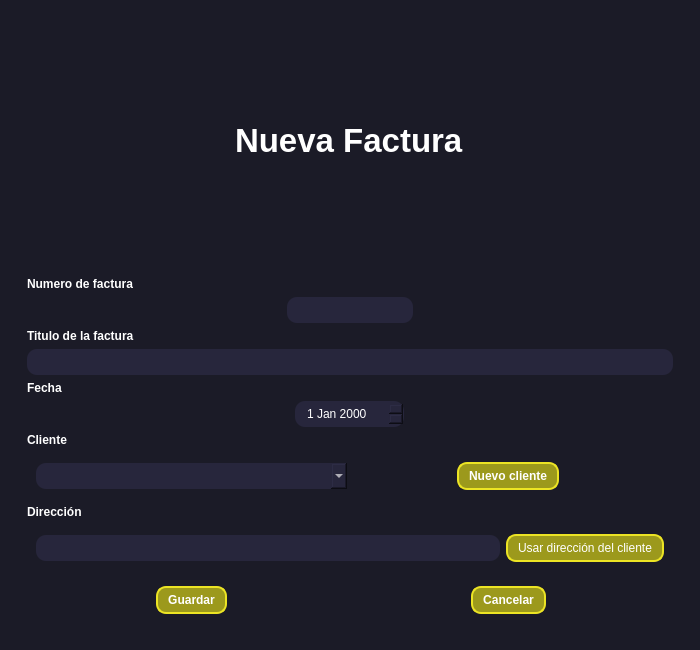
<?xml version="1.0" encoding="UTF-8"?>
<ui version="4.0">
 <class>NewInvoiceWindow</class>
 <widget class="QWidget" name="NewInvoiceWindow">
  <property name="geometry">
   <rect>
    <x>0</x>
    <y>0</y>
    <width>700</width>
    <height>650</height>
   </rect>
  </property>
  <property name="windowTitle">
   <string>Nueva Factura</string>
  </property>
  <property name="styleSheet">
   <string notr="true">*{
	border: none;
	background-color: transparent;
	background: transparent;
	padding: 0;
	margin: 0;
	color: #fff;
}

#centralwidget{
	background-color: #1b1b27;
}
QPushButton{
	text-align: left;
	padding: 5px 10px;
	border-top-left-radius: 10px;
	border-bottom-left-radius: 10px;
}
QLineEdit, QDateEdit, QComboBox, #btn_date{
	padding: 5px 10px;
	border-radius: 10px;
	background-color: #27263c;
}

#btn_saveinvoice, #btn_cance , #btn_newuser , #btn_clientaddress  {
	border: 2px solid  #ece424 ;
	border-radius: 10px;
	text-align: center;
}
 #btn_saveinvoice, #btn_cancel , #btn_newuser , #btn_clientaddress  {
	border: 2px solid  #ece424 ;
	background-color: #9c991c ;
	border-radius: 10px;
	text-align: center;
}
 #btn_saveinvoice:pressed, #btn_cancel:pressed   {
	background-color: #9C995F ;
}</string>
  </property>
  <layout class="QVBoxLayout" name="verticalLayout">
   <property name="spacing">
    <number>0</number>
   </property>
   <property name="leftMargin">
    <number>0</number>
   </property>
   <property name="topMargin">
    <number>0</number>
   </property>
   <property name="rightMargin">
    <number>0</number>
   </property>
   <property name="bottomMargin">
    <number>0</number>
   </property>
   <item>
    <widget class="QWidget" name="centralwidget" native="true">
     <layout class="QVBoxLayout" name="verticalLayout_2">
      <item>
       <widget class="QWidget" name="widget" native="true">
        <layout class="QVBoxLayout" name="verticalLayout_3">
         <item>
          <widget class="QFrame" name="frame">
           <property name="frameShape">
            <enum>QFrame::StyledPanel</enum>
           </property>
           <property name="frameShadow">
            <enum>QFrame::Raised</enum>
           </property>
           <layout class="QHBoxLayout" name="horizontalLayout">
            <item alignment="Qt::AlignHCenter">
             <widget class="QLabel" name="label">
              <property name="font">
               <font>
                <pointsize>25</pointsize>
                <bold>true</bold>
               </font>
              </property>
              <property name="text">
               <string>Nueva Factura</string>
              </property>
             </widget>
            </item>
           </layout>
          </widget>
         </item>
         <item>
          <widget class="QWidget" name="widget_2" native="true">
           <layout class="QVBoxLayout" name="verticalLayout_4">
            <item>
             <widget class="QLabel" name="label_invoicenumber">
              <property name="font">
               <font>
                <bold>true</bold>
               </font>
              </property>
              <property name="text">
               <string>Numero de factura</string>
              </property>
             </widget>
            </item>
            <item alignment="Qt::AlignHCenter">
             <widget class="QLineEdit" name="line_invoicenumber"/>
            </item>
            <item>
             <widget class="QLabel" name="label_invoicetitle">
              <property name="font">
               <font>
                <bold>true</bold>
               </font>
              </property>
              <property name="text">
               <string>Titulo de la factura</string>
              </property>
             </widget>
            </item>
            <item>
             <widget class="QLineEdit" name="line_title"/>
            </item>
            <item>
             <widget class="QLabel" name="label_date">
              <property name="font">
               <font>
                <bold>true</bold>
               </font>
              </property>
              <property name="text">
               <string>Fecha</string>
              </property>
             </widget>
            </item>
            <item alignment="Qt::AlignHCenter">
             <widget class="QDateEdit" name="budget_date"/>
            </item>
            <item>
             <widget class="QLabel" name="label_client">
              <property name="font">
               <font>
                <bold>true</bold>
               </font>
              </property>
              <property name="text">
               <string>Cliente</string>
              </property>
             </widget>
            </item>
            <item>
             <widget class="QWidget" name="widget_4" native="true">
              <layout class="QHBoxLayout" name="horizontalLayout_3">
               <item>
                <widget class="QComboBox" name="user_comobox"/>
               </item>
               <item alignment="Qt::AlignHCenter">
                <widget class="QPushButton" name="btn_newuser">
                 <property name="font">
                  <font>
                   <bold>true</bold>
                  </font>
                 </property>
                 <property name="cursor">
                  <cursorShape>PointingHandCursor</cursorShape>
                 </property>
                 <property name="text">
                  <string>Nuevo cliente</string>
                 </property>
                 <property name="icon">
                  <iconset>
                   <normaloff>res/Icons/check-square.png</normaloff>res/Icons/check-square.png</iconset>
                 </property>
                 <property name="iconSize">
                  <size>
                   <width>24</width>
                   <height>24</height>
                  </size>
                 </property>
                </widget>
               </item>
              </layout>
             </widget>
            </item>
            <item>
             <widget class="QLabel" name="label_address">
              <property name="font">
               <font>
                <bold>true</bold>
               </font>
              </property>
              <property name="text">
               <string>Dirección</string>
              </property>
             </widget>
            </item>
            <item>
             <widget class="QWidget" name="widget_5" native="true">
              <layout class="QHBoxLayout" name="horizontalLayout_4">
               <item>
                <widget class="QLineEdit" name="line_address"/>
               </item>
               <item>
                <widget class="QPushButton" name="btn_clientaddress">
                 <property name="text">
                  <string>Usar dirección del cliente</string>
                 </property>
                </widget>
               </item>
              </layout>
             </widget>
            </item>
            <item>
             <widget class="QWidget" name="widget_3" native="true">
              <layout class="QHBoxLayout" name="horizontalLayout_2">
               <item alignment="Qt::AlignHCenter">
                <widget class="QPushButton" name="btn_saveinvoice">
                 <property name="font">
                  <font>
                   <bold>true</bold>
                  </font>
                 </property>
                 <property name="cursor">
                  <cursorShape>PointingHandCursor</cursorShape>
                 </property>
                 <property name="text">
                  <string>Guardar</string>
                 </property>
                 <property name="icon">
                  <iconset>
                   <normaloff>res/Icons/check.png</normaloff>res/Icons/check.png</iconset>
                 </property>
                 <property name="iconSize">
                  <size>
                   <width>24</width>
                   <height>24</height>
                  </size>
                 </property>
                </widget>
               </item>
               <item alignment="Qt::AlignHCenter">
                <widget class="QPushButton" name="btn_cancel">
                 <property name="font">
                  <font>
                   <bold>true</bold>
                  </font>
                 </property>
                 <property name="cursor">
                  <cursorShape>PointingHandCursor</cursorShape>
                 </property>
                 <property name="text">
                  <string>Cancelar</string>
                 </property>
                 <property name="icon">
                  <iconset>
                   <normaloff>res/Icons/thumbs-down.png</normaloff>res/Icons/thumbs-down.png</iconset>
                 </property>
                 <property name="iconSize">
                  <size>
                   <width>24</width>
                   <height>24</height>
                  </size>
                 </property>
                </widget>
               </item>
              </layout>
             </widget>
            </item>
           </layout>
          </widget>
         </item>
        </layout>
       </widget>
      </item>
     </layout>
    </widget>
   </item>
  </layout>
 </widget>
 <resources/>
 <connections/>
</ui>
